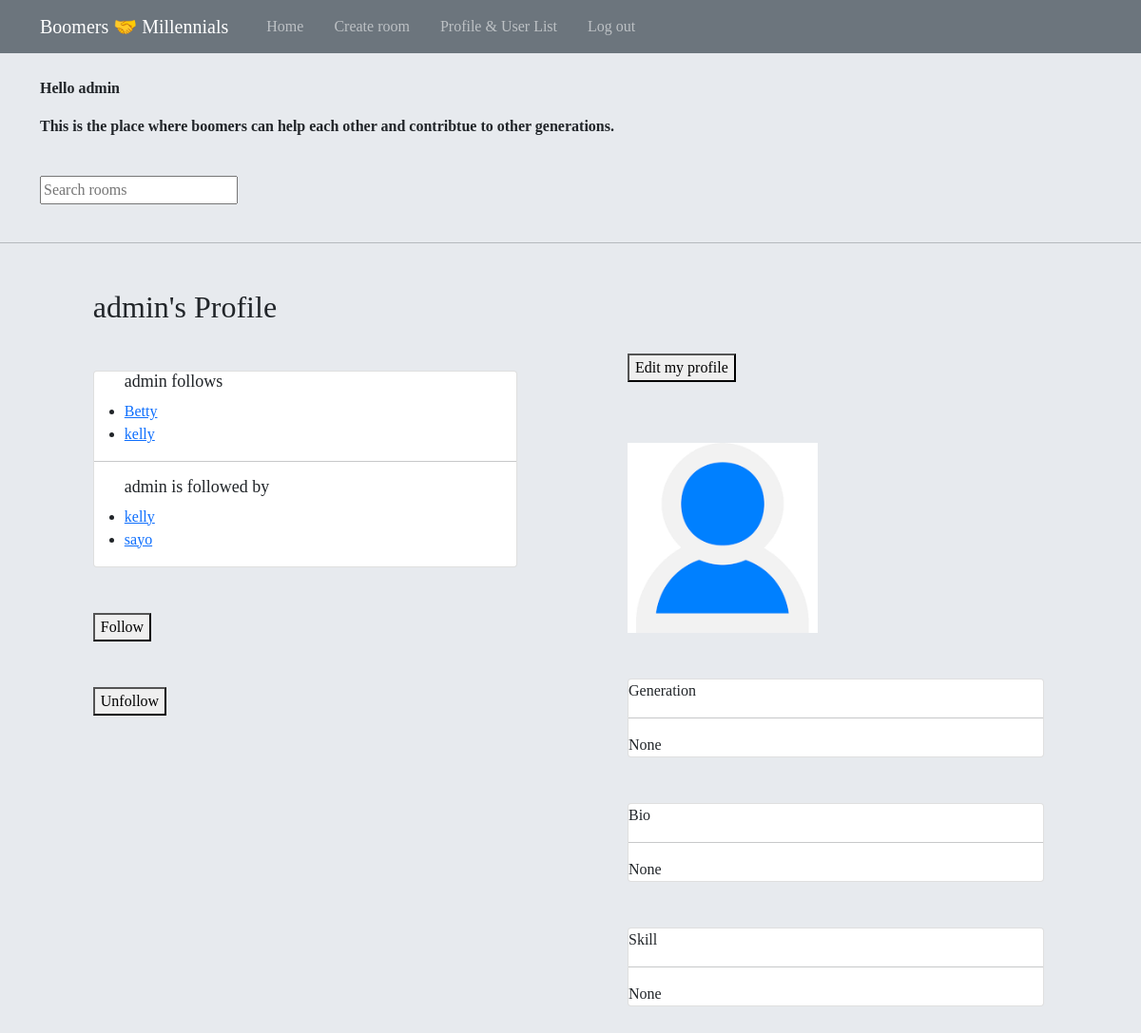
Before: /profile/1/ (signed in) with the older database file.
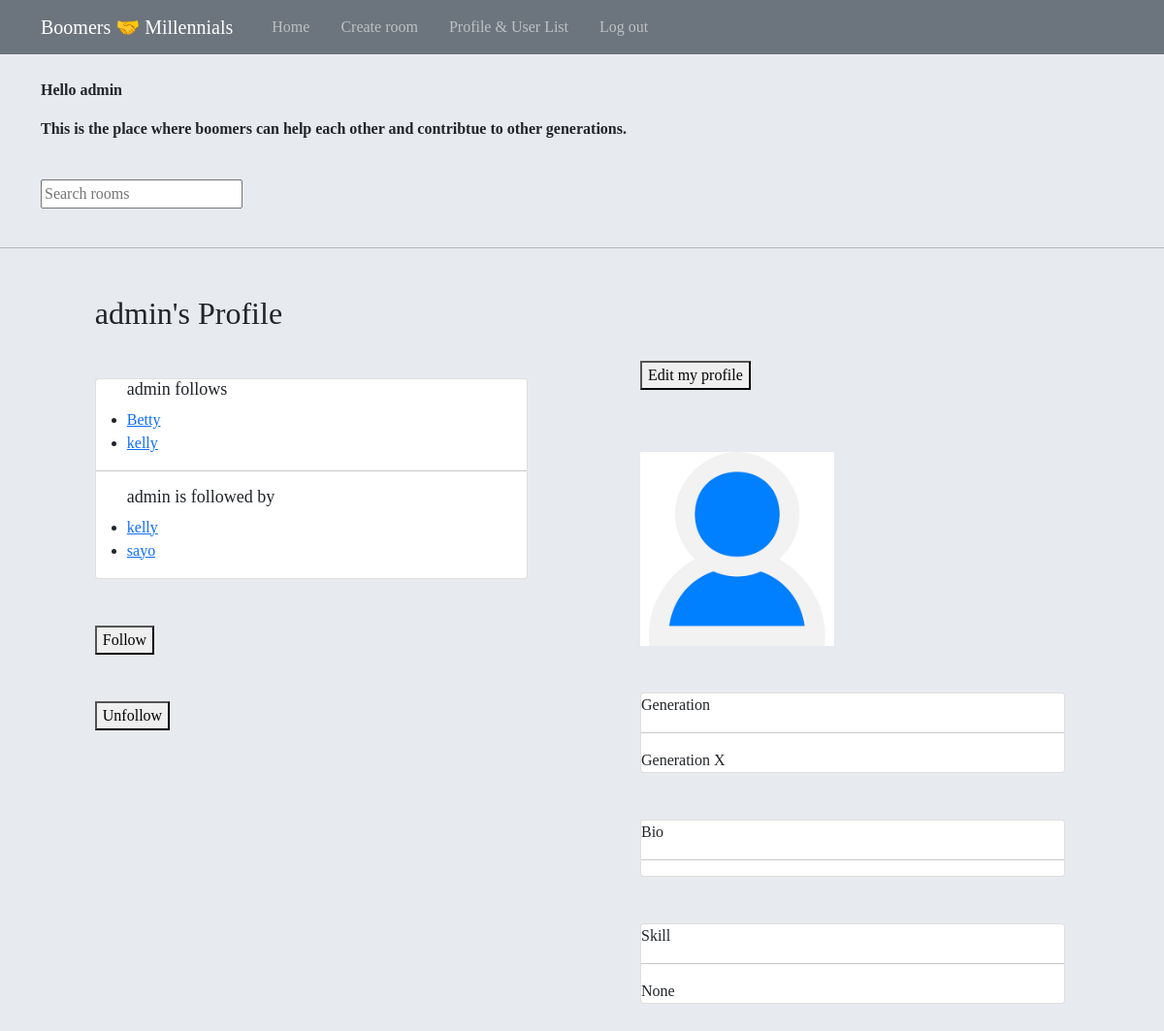
After: the same page with the newer database file.
### app/models.py (models this page shows)
class Profile(models.Model):
    user = models.OneToOneField(User, null=True, on_delete=models.CASCADE)
    name =models.CharField(max_length=200, null=True)
    follows = models.ManyToManyField("self", related_name="followed_by",symmetrical=False,blank=True)
    bio = models.TextField(null=True, blank=True)
    image = models.ImageField(null=True, blank =True, upload_to='images', default='default-profile-image.png')
    skill = models.CharField(max_length =100, null=True,blank=True)
    generation = models.CharField(max_length =50, null=True,blank=True)
    USERNAME_FIELD = 'user'
    REQUIRED_FIELDS = []
    def __str__(self):
        return str(self.user)

### app/views.py (the view, shortened to what this page needs)
# urls.py: path('profile/<str:pk>/', views.userProfile, name="user-profile"),
def userProfile(request, pk):
    current_user = request.GET.get('user')
    user = Profile.objects.filter(id=pk).first()
    profile= Profile.objects.filter(id=pk).first()
    topics = Topic.objects.all()
    profile2 = Profile.objects.exclude(user=request.user)
    image = request.POST.get('image')
    context = {'user': user,'current_user':current_user, 'topics': topics,"profiles":profile,"profile2": profile2}
    return render(request, 'app/profile_list.html', context)

### app/templates/app/profile_list.html (shortened to what this page needs)
{% extends 'main.html' %}
{% load static %}
{% block content %}
  <head>
    {% block additionalStyles %}
    <link rel="stylesheet" href="{% static 'app/css/forms.css' %}"/>
    {% endblock %}
  </head>
  <body>
<div class = "container my-5 padding-bottom= 20pxs" >
  <div class ="home-container">
    <div></div>
    <div>
    {% if user %}
    <h2>{{ profiles.user }}'s Profile </h2>
    <div class ="card my-5" >
      <div class="card-content">
                <ul>
                  <h3 style="font-size: large"> {{ profiles.user }} follows </h3>
                    {% for following in profiles.follows.all %}
                      {% if following != profiles %}
                        <li>
                          <a href = "{% url 'user-profile' following.id %}"> {{ following }} </a>
                        </li>
                      {% endif %}
                    {% endfor %}
                </ul>
                    <hr>
                <ul>
                  <h3 style ="font-size: large">{{ profiles.user }} is followed by </h3>
                    {% for follower in profiles.followed_by.all %}
                      {% if follower != profiles %}
                        <li>
                          <a href ="{% url 'user-profile' follower.id %}"> {{ follower }} </a>
                        </li>
                      {% endif %}
                    {% endfor %}
                </ul>
        </div>
    </div>
    {% endif %}
      <form method="POST">
        <div class="buttons has-addons my-5">
          <button class="button is-success" name="action" value="follow">Follow</button>
        </div>
      </form>
      <form method="POST">
        <div class="buttons has-addons">
          <button class="button is-danger" name="action" value="unfollow">Unfollow</button>
        </div>
      </form>
    </div>
    <div></div>
    <div class ="ProfileForm">
      <p>
    <a href = "{% url 'update-user' %}">
      <button class="button is-dark is-outlined is fullwidth my-5">Edit my profile</button>
    </a>
  </p>
      {% if user.image %}
        <img src ="{{user.image.url}}" alt ="placeholder image" height =200px />
        {% endif %}
      <div class ="card my-5" >
        Generation
        <hr>
          {{user.generation}}
      </div>
      <div class ="card my-5" >
          Bio
          <hr>
           {{user.bio}}
      </div>
      <div class ="card my-5" >
        Skill
        <hr>
         {{user.skill}}
      </div>
   </div>
  </div>
  {% endblock content %}

### templates/main.html (shortened to what this page needs)
{% load static %}
{% load socialaccount %}
<!DOCTYPE html>
<html lang="en">
  <head>
      <link href="https://cdn.jsdelivr.net/npm/bootstrap@5.0.2/dist/css/bootstrap.min.css" rel="stylesheet">
      <link rel ='stylesheet' type='text/css' media='screen' href="{% static 'styles/main.css' %}">
  </head>
  <body>
      <header class="site-header">
        <nav class="navbar navbar-expand-lg navbar-dark bg-secondary fixed-top">
          <div class="container">
            <a class="navbar-brand mr-4" href="{%url 'home'%}">Boomers 🤝 Millennials</a> &emsp;
              <div class="collapse navbar-collapse" id="navbarToggle">
                <div class="navbar-nav mr-auto">
                  <a class="nav-item nav-link" href="{% url 'home'%}" >Home</a> &emsp;
                </div>
              <div class="navbar-nav">
                  {% if request.user.is_authenticated %}
                  <a class="nav-item nav-link" href="{% url 'create-room' %}">Create room</a> &emsp;
                  <a class="nav-item nav-link" href="{% url 'profile'%}">Profile & User List</a> &emsp;
                   <a class="nav-item nav-link" href="{% url 'logout'%}">Log out</a> &emsp;
                  {% else %}
                      <a class="nav-item nav-link" href="/accounts/login">Log in</a>
                      <a class="nav-item nav-link" href="/accounts/signup">Sign up</a>
                  {% endif %}
                </div>
              </div>
            </div>
          </nav>
        </header>
        <a href ="/">
          <h1>Boomers 🤝 MillennialZ</h1>
        </a>
        {% if request.user.is_authenticated %}
        <br>
        <div class = "container" my-5>
          <p> <b>  Hello {{request.user}}</b> </p>
          <p >  <b>This is the place where boomers can help each other and contribtue to other generations. </b></p>
        {% else %}
        <div class = "container" my-5>
          <br>
          <p> <b>  Hello </b> </p>
          <p> <b>This is the place where boomers can help each other and contribtue to other generations. </b></p>
        </div>
        {% endif %}
        </div>
        <div class = "container">
          <br>
          <form method = "GET" action = "{% url 'home'%}">
              <input type ="text" name ="q" placeholder ="Search rooms"/>
          </form>
          </div>
          <br>
        <hr>
      {% block content %}
      {% endblock %}
  </body>
</html>

### static/styles/main.css (style rules this page uses)
* { font-family:Tahoma; }
body { background-color:rgb(231, 234, 238); }

### static/app/css/forms.css (style rules this page uses)
.ProfileForm { padding: 20px 60px; }

### app/templates/app/profile_list.html (style rules this page uses)
.home-container { display:grid; grid-template-columns: 0.5fr 4fr 0.5fr 5fr; }

Changed rows visible on the page:
changed Profile "None": generation "None" → "Generation X"; bio "None" → (not shown)
